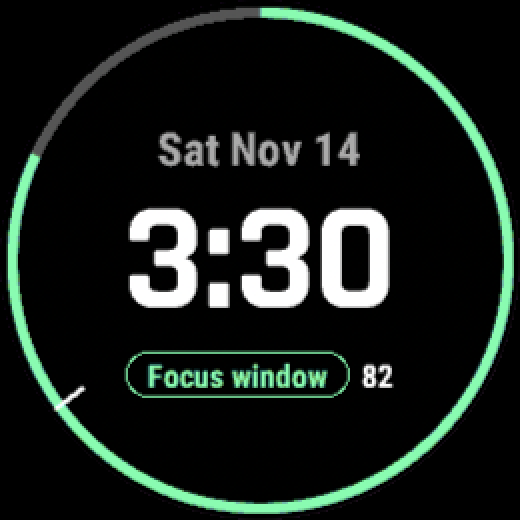
#> input picture FocusBar/pitch_assets/w1_face_green@4x.png, 1040 x 1040 px (shown at 1/2 size)
$ python make_composites.py
#> lines starting #> are read from the running program, lines starting #| are printed output that depends on the picture; after the words box and inside, x2 and y2 are one past the last pixel; in counts of white or black regions, pixels touching at a corner belong together
"""Builds the two slide images from the screenshots in this folder.

    python3 -m pip install pillow
    python3 make_composites.py

Outputs (fixed names the deck builder expects):
  watch_face_green.png  1100 x 1100, round watch screen + #263140 12 px bezel, transparent outside
  demo_strip.png        3520 x 640, five panels: w1_face_green, p2_locked, w4_unlock, w5_take5, w6_summary
"""
import os
from PIL import Image, ImageDraw

HERE = os.path.dirname(os.path.abspath(__file__))
BEZEL = (0x26, 0x31, 0x40, 255)
SS = 4  # supersampling for smooth circle / rounded-corner edges


def path(name):
#> in round_watch, `out = Image.new("RGBA", (diameter, diameter), (0, 0, 0, 0))`: out: PIL image 1040x1040 RGBA; every value is 0
    return os.path.join(HERE, name)


def circle_mask(size):
#> called with size = 1040
    big = Image.new("L", (size * SS, size * SS), 0)
#> big: PIL image 4160x4160 L; every value is 0
    ImageDraw.Draw(big).ellipse((0, 0, size * SS - 1, size * SS - 1), fill=255)
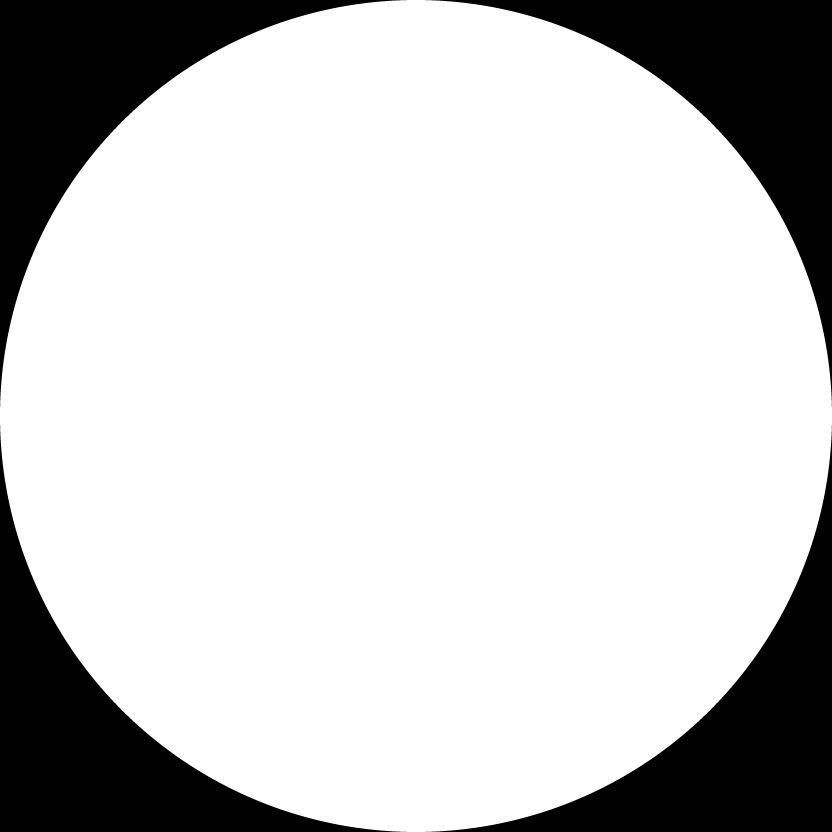
#> big: PIL image 4160x4160 L (shown at 1/5 size); 78.5% white; 4 black regions, box (x1, y1, x2, y2) and area: (0, 0, 2034, 2034) 928599, (2126, 0, 4160, 2034) 928599, (0, 2126, 2034, 4160) 928599, (2126, 2126, 4160, 4160) 928599
    return big.resize((size, size), Image.LANCZOS)


def rounded_mask(w, h, radius):
    big = Image.new("L", (w * SS, h * SS), 0)
    ImageDraw.Draw(big).rounded_rectangle((0, 0, w * SS - 1, h * SS - 1), radius=radius * SS, fill=255)
    return big.resize((w, h), Image.LANCZOS)


def round_watch(src, diameter):
    """Watch screenshot → RGBA disc of `diameter` px."""
    im = Image.open(path(src)).convert("RGBA")
    im = im.resize((diameter, diameter), Image.NEAREST if diameter % im.width == 0 else Image.LANCZOS)
    out = Image.new("RGBA", (diameter, diameter), (0, 0, 0, 0))
    out.paste(im, (0, 0), circle_mask(diameter))
    return out


def watch_face_green():
    size, ring = 1100, 12
    disc = round_watch("w1_face_green@4x.png", 1040)
    canvas = Image.new("RGBA", (size, size), (0, 0, 0, 0))
#> canvas: PIL image 1100x1100 RGBA; every value is 0
    outer = 1040 + 2 * ring
    bezel = Image.new("RGBA", (outer, outer), BEZEL)
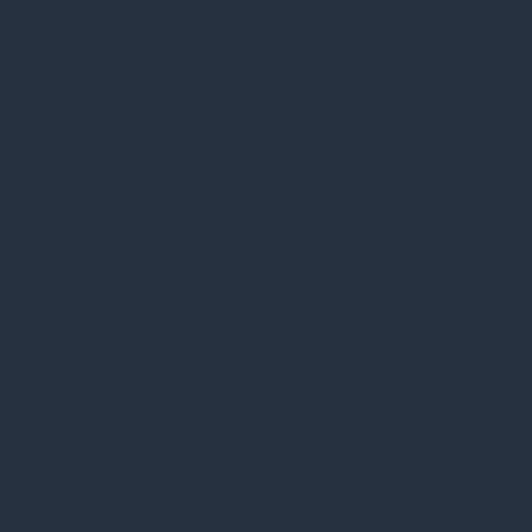
#> bezel: PIL image 1064x1064 RGBA (shown at 1/2 size); mean R, G, B, A 38, 49, 64, 255
    o = (size - outer) // 2
    canvas.paste(bezel, (o, o), circle_mask(outer))
#> in circle_mask (call 2), `big = Image.new("L", (size * SS, size * SS), 0)`: big: PIL image 4256x4256 L; every value is 0
#> in circle_mask (call 2), `ImageDraw.Draw(big).ellipse((0, 0, size * SS - 1, size * SS - 1), fill..`: big: PIL image 4256x4256 L; 78.5% white; 4 black regions, box (x1, y1, x2, y2) and area: (0, 0, 2082, 2082) 971965, (2174, 0, 4256, 2082) 971965, (0, 2174, 2082, 4256) 971965, (2174, 2174, 4256, 4256) 971965
    canvas.paste(disc, (o + ring, o + ring), disc)
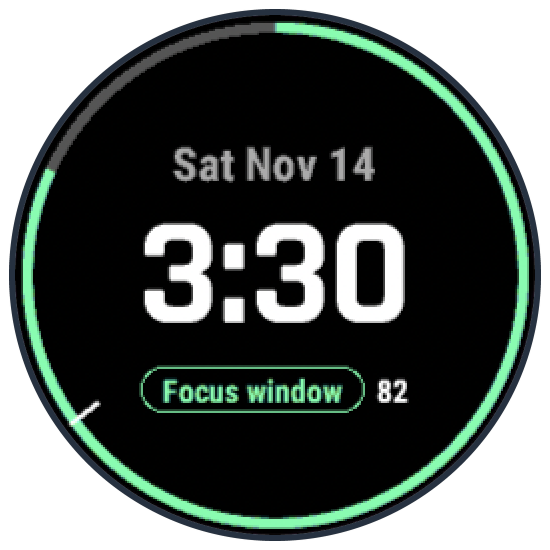
#> canvas: PIL image 1100x1100 RGBA (shown at 1/2 size); mean R, G, B, A 23.1, 29.8, 26.3, 187.2; transparent parts drawn white
    canvas.save(path("watch_face_green.png"))


def demo_strip():
    w, h, panel_h = 3520, 640, 600
    cell = w // 5
    canvas = Image.new("RGBA", (w, h), (0, 0, 0, 0))
#> canvas: PIL image 3520x640 RGBA; every value is 0
    order = ["w1_face_green@4x.png", "p2_locked.png", "w4_unlock@4x.png", "w5_take5@4x.png", "w6_summary@4x.png"]
    for i, name in enumerate(order):
        if name.startswith("w"):
            panel = round_watch(name, panel_h)
#> call 2 of round_watch, with src = 'w1_face_green@4x.png', diameter = 600
#> in round_watch (call 2), `im = im.resize((diameter, diameter), Image.NEAREST if diameter % im.wi..`:
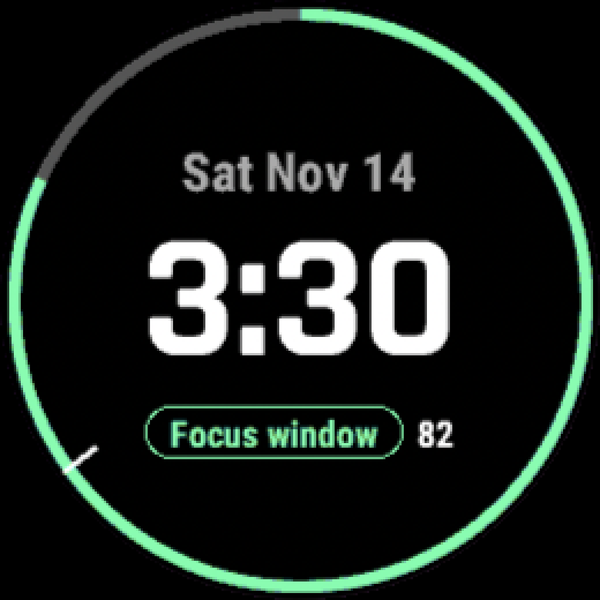
#> im: PIL image 600x600 RGBA; mean R, G, B, A 24.5, 31.6, 27.2, 255
#> in round_watch (call 2), `out = Image.new("RGBA", (diameter, diameter), (0, 0, 0, 0))`: out: PIL image 600x600 RGBA; every value is 0
#> in circle_mask (call 3), `big = Image.new("L", (size * SS, size * SS), 0)`: big: PIL image 2400x2400 L; every value is 0
#> in circle_mask (call 3), `ImageDraw.Draw(big).ellipse((0, 0, size * SS - 1, size * SS - 1), fill..`: big: PIL image 2400x2400 L; 78.5% white; 4 black regions, box (x1, y1, x2, y2) and area: (0, 0, 1165, 1165) 309130, (1235, 0, 2400, 1165) 309130, (0, 1235, 1165, 2400) 309130, (1235, 1235, 2400, 2400) 309130
#> in round_watch (call 2), `out.paste(im, (0, 0), circle_mask(diameter))`:
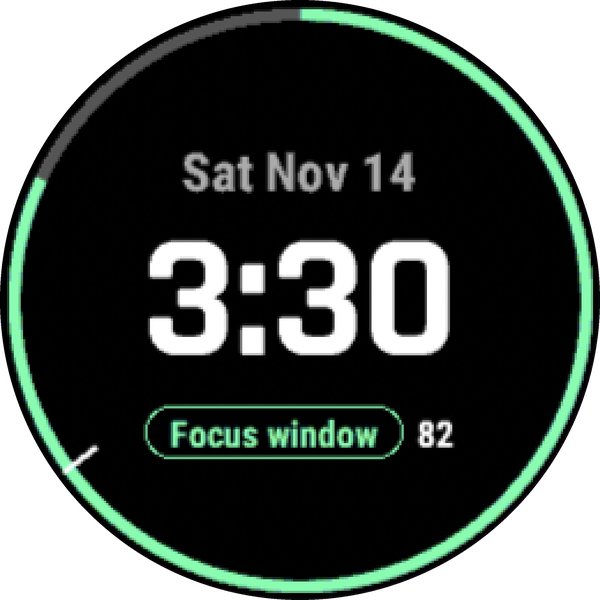
#> out: PIL image 600x600 RGBA; mean R, G, B, A 24.5, 31.6, 27.2, 200.3; transparent parts drawn white
        else:
            im = Image.open(path(name)).convert("RGBA")
            pw = round(im.width * panel_h / im.height)
            im = im.resize((pw, panel_h), Image.LANCZOS)
            panel = Image.new("RGBA", (pw, panel_h), (0, 0, 0, 0))
            panel.paste(im, (0, 0), rounded_mask(pw, panel_h, 40))
        x = i * cell + (cell - panel.width) // 2
#> x = 52
        y = (h - panel_h) // 2
        canvas.paste(panel, (x, y), panel)
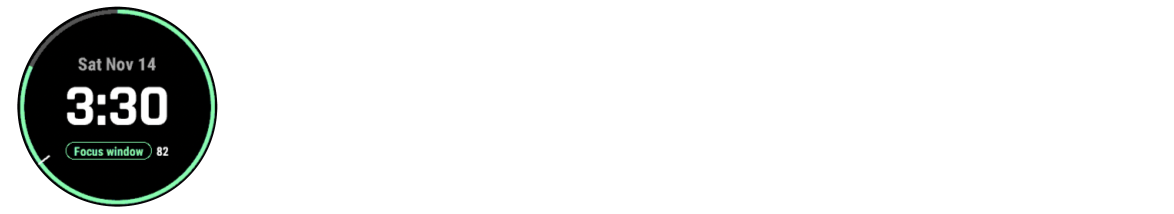
#> canvas: PIL image 3520x640 RGBA (shown at 1/3 size); mean R, G, B, A 3.9, 5, 4.3, 32; transparent parts drawn white
#> pass 2 of the loop in demo_strip, `for i, name in enumerate(order):`:
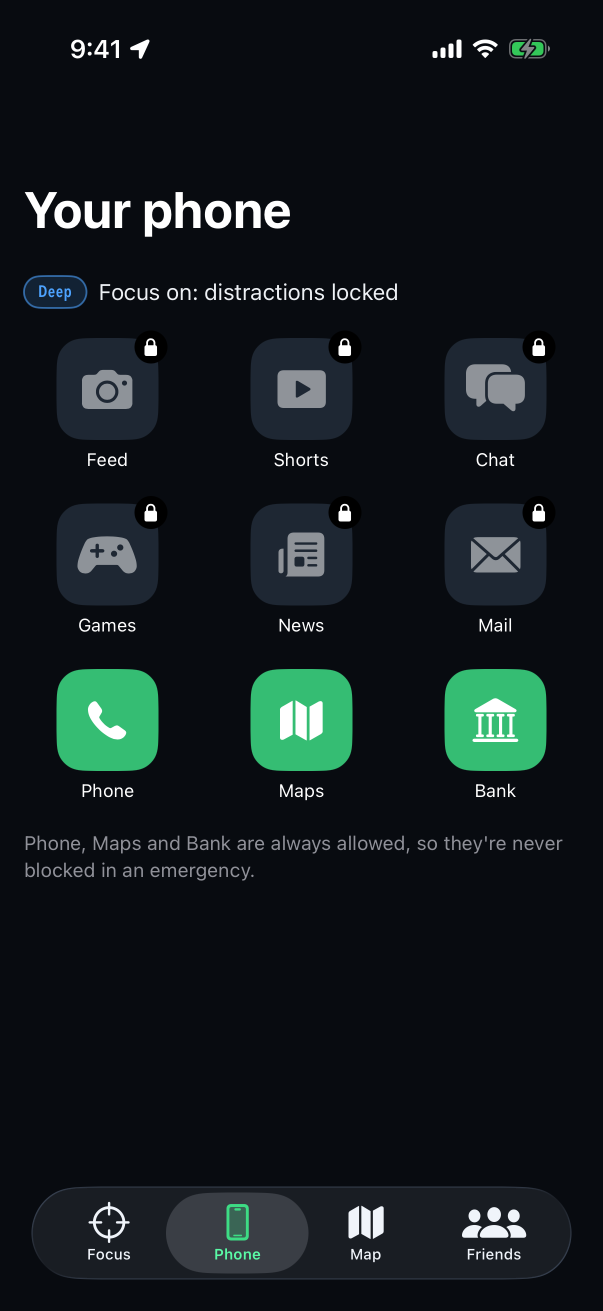
#> input picture FocusBar/pitch_assets/p2_locked.png, 1206 x 2622 px (shown at 1/2 size)
#> in rounded_mask, `ImageDraw.Draw(big).rounded_rectangle((0, 0, w * SS - 1, h * SS - 1), ..`:
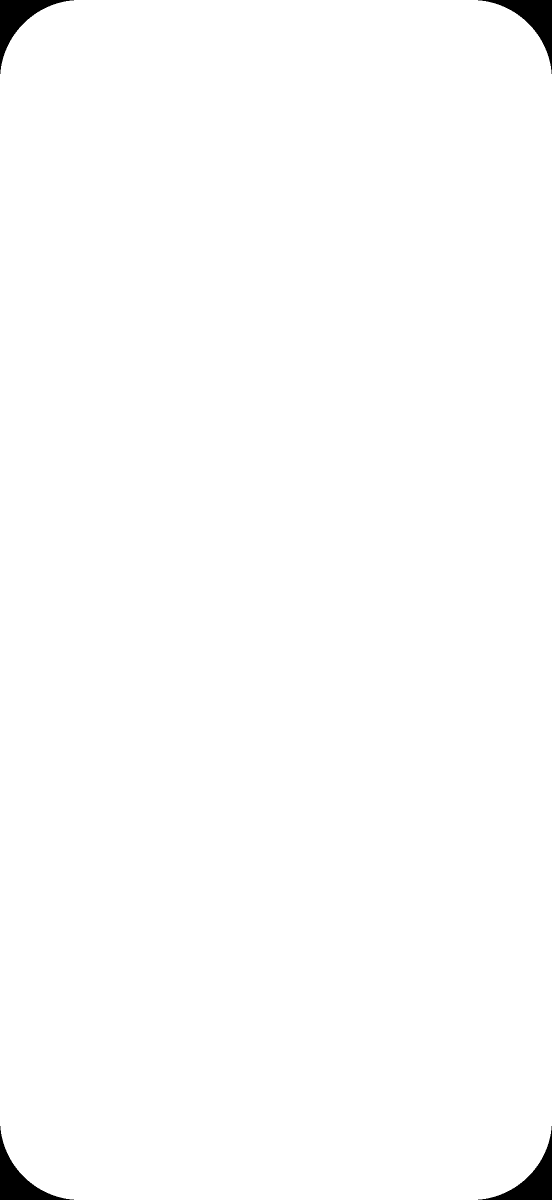
#> big: PIL image 1104x2400 L (shown at 1/2 size); 99.2% white; 4 black regions, box (x1, y1, x2, y2) and area: (0, 0, 148, 148) 5541, (956, 0, 1104, 148) 5541, (0, 2252, 148, 2400) 5541, (956, 2252, 1104, 2400) 5541
#> in demo_strip, `canvas.paste(panel, (x, y), panel)`:
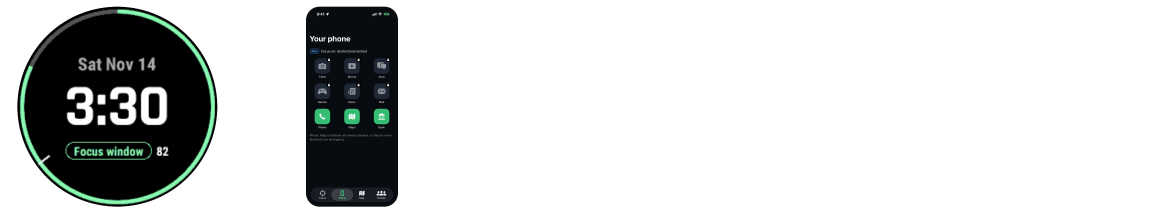
#> canvas: PIL image 3520x640 RGBA (shown at 1/3 size); mean R, G, B, A 5.3, 7, 6.5, 50.5; transparent parts drawn white
#> pass 3 of the loop in demo_strip, `for i, name in enumerate(order):`:
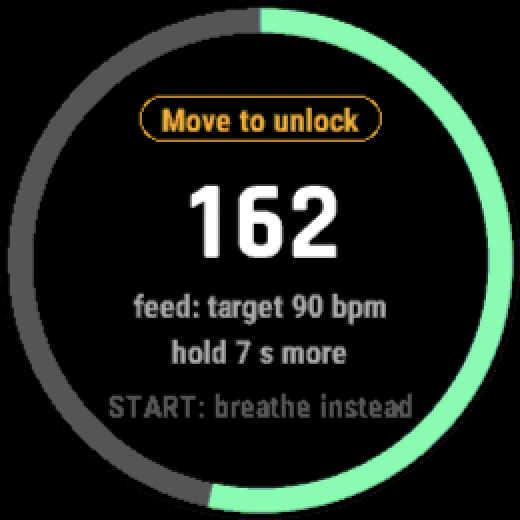
#> input picture FocusBar/pitch_assets/w4_unlock@4x.png, 1040 x 1040 px (shown at 1/2 size)
#> in round_watch (call 3), `out.paste(im, (0, 0), circle_mask(diameter))`:
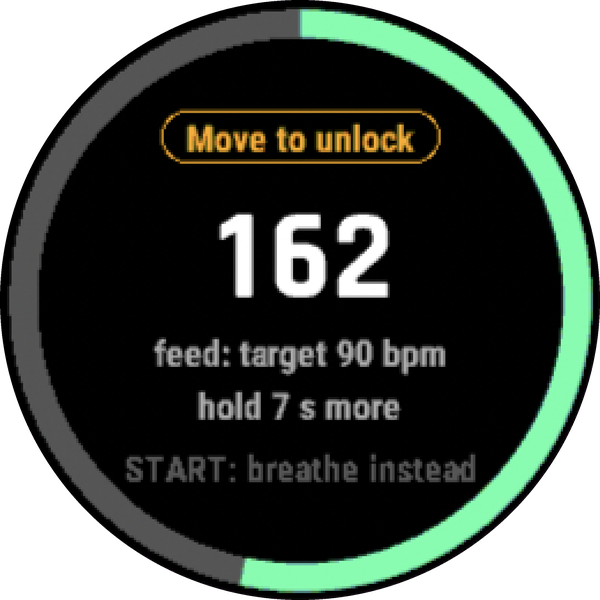
#> out: PIL image 600x600 RGBA; mean R, G, B, A 27.4, 35.1, 28.3, 200.3; transparent parts drawn white
#> in demo_strip, `canvas.paste(panel, (x, y), panel)`:
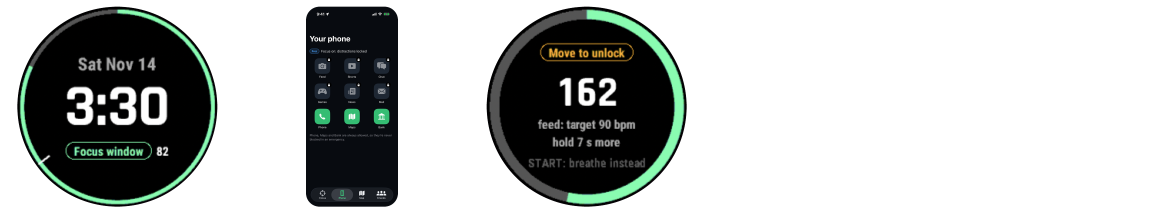
#> canvas: PIL image 3520x640 RGBA (shown at 1/3 size); mean R, G, B, A 9.7, 12.6, 11, 82.5; transparent parts drawn white
#> the loop made 5 passes; the first 3 are shown
    canvas.save(path("demo_strip.png"))
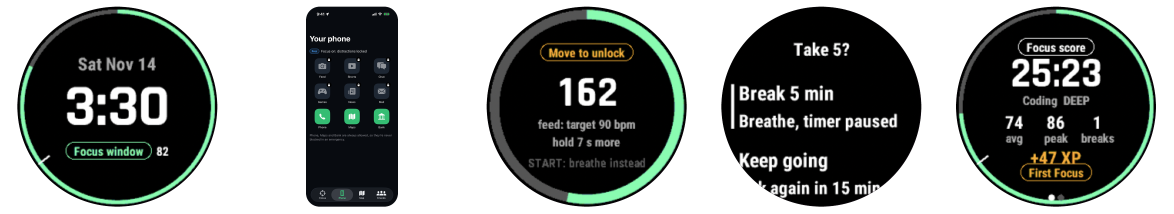
#> saved as demo_strip.png: PIL image 3520x640 RGBA (shown at 1/3 size); mean R, G, B, A 17.2, 20.8, 18.4, 146.4; transparent parts drawn white


if __name__ == "__main__":
    watch_face_green()
    demo_strip()
    for n in ("watch_face_green.png", "demo_strip.png"):
        print(n, Image.open(path(n)).size, Image.open(path(n)).mode)
#> pass 2 of the loop `for n in ("watch_face_green.png", "demo_strip.png"):`:
